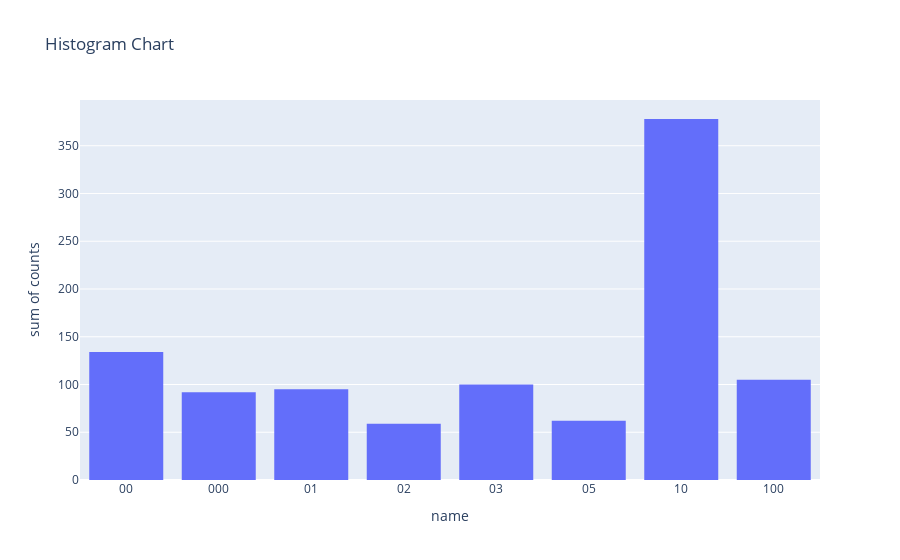

Notebook code for this chart:
### Markdown cell above
### >>> **Exercise 14 (take home):** 
The chart above contains all the vocabulary, and it's computationally intensive to both compute and visualize. Can you efficiently reduce the number of terms you want to visualize as an exercise.

### Code cell
# Answer here
# find the count > 50 value to visualize
de = df[df['counts'] > 50]
print(de)
fig = px.histogram(de,x="name", y="counts",
                    title='Histogram Chart')
fig.show()

### Figure 1 — Plotly figure (JSON) as saved in the notebook; plotly's stock layout.template omitted (floating-point values rounded to 4 significant figures)
{"data": [{"alignmentgroup": "True", "bingroup": "x", "histfunc": "sum", "hovertemplate": "name=%{x}<br>sum of counts=%{y}<extra></extra>", "legendgroup": "", "marker": {"color": "#636efa", "pattern": {"shape": ""}}, "name": "", "offsetgroup": "", "orientation": "v", "showlegend": false, "type": "histogram", "x": ["00", "000", "01", "02", "03", "05", "10", "100"], "xaxis": "x", "y": [134, 92, 95, 59, 100, 62, 378, 105], "yaxis": "y"}], "layout": {"barmode": "relative", "legend": {"tracegroupgap": 0}, "title": {"text": "Histogram Chart"}, "xaxis": {"anchor": "y", "domain": [0, 1], "title": {"text": "name"}}, "yaxis": {"anchor": "x", "domain": [0, 1], "title": {"text": "sum of counts"}}}}
